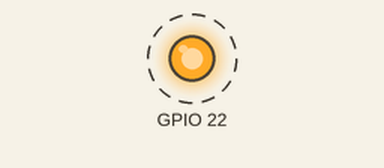
Recording of a program running on a simulated Raspberry Pi (BCM pin numbers). On the bench: output pins drawn as LEDs (lit = HIGH). Dashed ring = blinking. At 10.0 s the program stops and its outputs stay as they are.

Above: at 0.5 s.
Timing chart, 0 to 4.6 s (numbered marks = the images above):
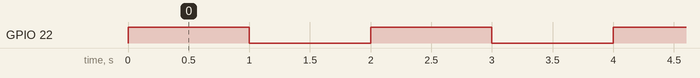

The program:

parpadea.py
```python
#!usr/bin/env/ python
## enciende.py
#Importamos la libreria y le cambiamos el nombre a GPIO
import RPi.GPIO as GPIO

#Necesario para los delays
import time

#Establecemos el sistema de numeracion que queremos,
#eb este caso el sistema BCM
GPIO.setmode(GPIO.BCM)
#Configuramos el pin GPIO 22 como una salida
GPIO.setup(22, GPIO.OUT)

#Encendemos y apagamos el led 5 veces
for i in range(0,5):

	GPIO.output(22, GPIO.HIGH)
	time.sleep(1)
	GPIO.output(22, GPIO.LOW)
	time.sleep(1)
#Y liberamos los GPIO
GPIO.cleanup()
```

Measured:
- by itself, GPIO 22: alternates HIGH for 1.0 s and LOW for 1.0 s, 10 changes in all, then stays LOW
